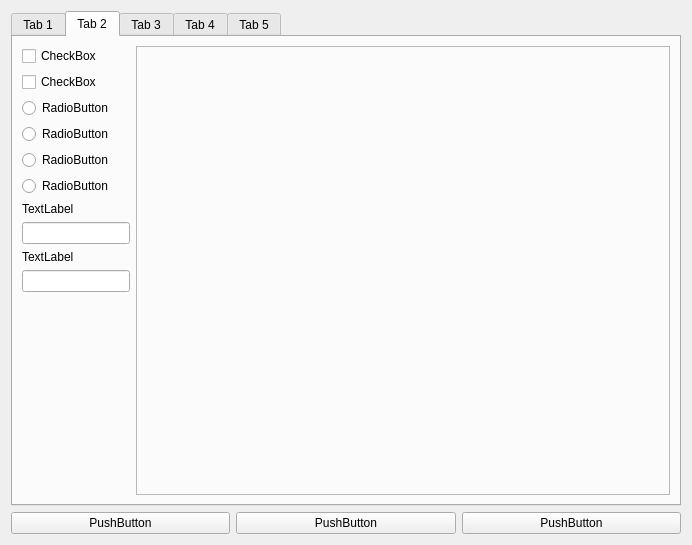
<?xml version="1.0" encoding="UTF-8"?>
<ui version="4.0">
 <class>DialogSetReference</class>
 <widget class="QDialog" name="DialogSetReference">
  <property name="geometry">
   <rect>
    <x>0</x>
    <y>0</y>
    <width>692</width>
    <height>545</height>
   </rect>
  </property>
  <property name="windowTitle">
   <string>Dialog</string>
  </property>
  <layout class="QGridLayout" name="gridLayout_2">
   <item row="2" column="0">
    <layout class="QVBoxLayout" name="verticalLayout">
     <item>
      <widget class="QTabWidget" name="tabWidget">
       <property name="minimumSize">
        <size>
         <width>0</width>
         <height>0</height>
        </size>
       </property>
       <property name="currentIndex">
        <number>1</number>
       </property>
       <widget class="QWidget" name="tabStep0">
        <attribute name="title">
         <string>Tab 1</string>
        </attribute>
        <layout class="QGridLayout" name="gridLayout_3">
         <item row="0" column="2" rowspan="2">
          <widget class="QPushButton" name="buttonFromFile">
           <property name="text">
            <string>PushButton</string>
           </property>
          </widget>
         </item>
         <item row="0" column="3">
          <widget class="QPushButton" name="buttonFromCamera">
           <property name="text">
            <string>PushButton</string>
           </property>
          </widget>
         </item>
         <item row="3" column="3">
          <widget class="QPushButton" name="buttonSavePicture">
           <property name="text">
            <string>PushButton</string>
           </property>
          </widget>
         </item>
         <item row="3" column="2">
          <layout class="QGridLayout" name="gridLayout_5">
           <item row="0" column="1">
            <widget class="QLineEdit" name="editRealSizeX">
             <property name="sizePolicy">
              <sizepolicy hsizetype="Preferred" vsizetype="Fixed">
               <horstretch>0</horstretch>
               <verstretch>0</verstretch>
              </sizepolicy>
             </property>
             <property name="alignment">
              <set>Qt::AlignRight|Qt::AlignTrailing|Qt::AlignVCenter</set>
             </property>
            </widget>
           </item>
           <item row="1" column="1">
            <widget class="QLineEdit" name="editRealSizeY">
             <property name="sizePolicy">
              <sizepolicy hsizetype="Preferred" vsizetype="Fixed">
               <horstretch>0</horstretch>
               <verstretch>0</verstretch>
              </sizepolicy>
             </property>
             <property name="alignment">
              <set>Qt::AlignRight|Qt::AlignTrailing|Qt::AlignVCenter</set>
             </property>
            </widget>
           </item>
           <item row="0" column="0">
            <widget class="QLabel" name="labelRealSizeX">
             <property name="text">
              <string>TextLabel</string>
             </property>
            </widget>
           </item>
           <item row="1" column="0">
            <widget class="QLabel" name="labelRealSizeY">
             <property name="text">
              <string>TextLabel</string>
             </property>
            </widget>
           </item>
          </layout>
         </item>
         <item row="2" column="2" colspan="2">
          <widget class="QLabel" name="sourceImagePreview">
           <property name="maximumSize">
            <size>
             <width>16777215</width>
             <height>700</height>
            </size>
           </property>
           <property name="frameShape">
            <enum>QFrame::StyledPanel</enum>
           </property>
           <property name="text">
            <string/>
           </property>
           <property name="scaledContents">
            <bool>true</bool>
           </property>
           <property name="alignment">
            <set>Qt::AlignCenter</set>
           </property>
          </widget>
         </item>
         <item row="1" column="3">
          <widget class="QPushButton" name="buttonCameraSettings">
           <property name="text">
            <string>PushButton</string>
           </property>
          </widget>
         </item>
        </layout>
       </widget>
       <widget class="QWidget" name="tabStep1">
        <attribute name="title">
         <string>Tab 2</string>
        </attribute>
        <layout class="QGridLayout" name="gridLayout_4">
         <item row="0" column="0">
          <layout class="QHBoxLayout" name="horizontalLayout_2">
           <property name="sizeConstraint">
            <enum>QLayout::SetDefaultConstraint</enum>
           </property>
           <item>
            <layout class="QVBoxLayout" name="verticalLayout_2">
             <property name="sizeConstraint">
              <enum>QLayout::SetDefaultConstraint</enum>
             </property>
             <item>
              <widget class="QCheckBox" name="checkMirrorX">
               <property name="sizePolicy">
                <sizepolicy hsizetype="Fixed" vsizetype="Fixed">
                 <horstretch>0</horstretch>
                 <verstretch>0</verstretch>
                </sizepolicy>
               </property>
               <property name="text">
                <string>CheckBox</string>
               </property>
              </widget>
             </item>
             <item>
              <widget class="QCheckBox" name="checkMirrorY">
               <property name="sizePolicy">
                <sizepolicy hsizetype="Fixed" vsizetype="Fixed">
                 <horstretch>0</horstretch>
                 <verstretch>0</verstretch>
                </sizepolicy>
               </property>
               <property name="text">
                <string>CheckBox</string>
               </property>
              </widget>
             </item>
             <item>
              <widget class="QRadioButton" name="radio0">
               <property name="sizePolicy">
                <sizepolicy hsizetype="Fixed" vsizetype="Fixed">
                 <horstretch>0</horstretch>
                 <verstretch>0</verstretch>
                </sizepolicy>
               </property>
               <property name="text">
                <string>RadioButton</string>
               </property>
              </widget>
             </item>
             <item>
              <widget class="QRadioButton" name="radio90">
               <property name="sizePolicy">
                <sizepolicy hsizetype="Fixed" vsizetype="Fixed">
                 <horstretch>0</horstretch>
                 <verstretch>0</verstretch>
                </sizepolicy>
               </property>
               <property name="text">
                <string>RadioButton</string>
               </property>
              </widget>
             </item>
             <item>
              <widget class="QRadioButton" name="radio180">
               <property name="sizePolicy">
                <sizepolicy hsizetype="Fixed" vsizetype="Fixed">
                 <horstretch>0</horstretch>
                 <verstretch>0</verstretch>
                </sizepolicy>
               </property>
               <property name="text">
                <string>RadioButton</string>
               </property>
              </widget>
             </item>
             <item>
              <widget class="QRadioButton" name="radio270">
               <property name="sizePolicy">
                <sizepolicy hsizetype="Fixed" vsizetype="Fixed">
                 <horstretch>0</horstretch>
                 <verstretch>0</verstretch>
                </sizepolicy>
               </property>
               <property name="text">
                <string>RadioButton</string>
               </property>
              </widget>
             </item>
             <item>
              <widget class="QLabel" name="labelSizeX">
               <property name="sizePolicy">
                <sizepolicy hsizetype="Fixed" vsizetype="Fixed">
                 <horstretch>0</horstretch>
                 <verstretch>0</verstretch>
                </sizepolicy>
               </property>
               <property name="text">
                <string>TextLabel</string>
               </property>
              </widget>
             </item>
             <item>
              <widget class="QLineEdit" name="editSizeX">
               <property name="sizePolicy">
                <sizepolicy hsizetype="Fixed" vsizetype="Fixed">
                 <horstretch>0</horstretch>
                 <verstretch>0</verstretch>
                </sizepolicy>
               </property>
               <property name="alignment">
                <set>Qt::AlignRight|Qt::AlignTrailing|Qt::AlignVCenter</set>
               </property>
              </widget>
             </item>
             <item>
              <widget class="QLabel" name="labelSizeY">
               <property name="sizePolicy">
                <sizepolicy hsizetype="Fixed" vsizetype="Fixed">
                 <horstretch>0</horstretch>
                 <verstretch>0</verstretch>
                </sizepolicy>
               </property>
               <property name="text">
                <string>TextLabel</string>
               </property>
              </widget>
             </item>
             <item>
              <widget class="QLineEdit" name="editSizeY">
               <property name="sizePolicy">
                <sizepolicy hsizetype="Fixed" vsizetype="Fixed">
                 <horstretch>0</horstretch>
                 <verstretch>0</verstretch>
                </sizepolicy>
               </property>
               <property name="alignment">
                <set>Qt::AlignRight|Qt::AlignTrailing|Qt::AlignVCenter</set>
               </property>
              </widget>
             </item>
             <item>
              <spacer name="verticalSpacer">
               <property name="orientation">
                <enum>Qt::Vertical</enum>
               </property>
               <property name="sizeHint" stdset="0">
                <size>
                 <width>20</width>
                 <height>40</height>
                </size>
               </property>
              </spacer>
             </item>
            </layout>
           </item>
           <item>
            <widget class="QLabel" name="fullImagePreview">
             <property name="maximumSize">
              <size>
               <width>16777215</width>
               <height>550</height>
              </size>
             </property>
             <property name="frameShape">
              <enum>QFrame::StyledPanel</enum>
             </property>
             <property name="text">
              <string/>
             </property>
             <property name="scaledContents">
              <bool>true</bool>
             </property>
            </widget>
           </item>
          </layout>
         </item>
        </layout>
       </widget>
       <widget class="QWidget" name="tabStep2">
        <attribute name="title">
         <string>Tab 3</string>
        </attribute>
        <layout class="QGridLayout" name="gridLayout">
         <item row="0" column="0">
          <layout class="QVBoxLayout" name="verticalLayout_3">
           <item>
            <layout class="QHBoxLayout" name="horizontalLayout_6">
             <item>
              <layout class="QVBoxLayout" name="verticalLayout_8">
               <item>
                <widget class="QPushButton" name="buttonSaveMask">
                 <property name="sizePolicy">
                  <sizepolicy hsizetype="Preferred" vsizetype="Preferred">
                   <horstretch>0</horstretch>
                   <verstretch>0</verstretch>
                  </sizepolicy>
                 </property>
                 <property name="text">
                  <string>PushButton</string>
                 </property>
                </widget>
               </item>
               <item>
                <widget class="QPushButton" name="buttonLoadMask">
                 <property name="sizePolicy">
                  <sizepolicy hsizetype="Preferred" vsizetype="Preferred">
                   <horstretch>0</horstretch>
                   <verstretch>0</verstretch>
                  </sizepolicy>
                 </property>
                 <property name="text">
                  <string>PushButton</string>
                 </property>
                </widget>
               </item>
              </layout>
             </item>
             <item>
              <layout class="QVBoxLayout" name="verticalLayout_5">
               <item>
                <layout class="QHBoxLayout" name="horizontalLayout_7">
                 <item>
                  <widget class="QLabel" name="labelOrigin">
                   <property name="sizePolicy">
                    <sizepolicy hsizetype="Expanding" vsizetype="Minimum">
                     <horstretch>0</horstretch>
                     <verstretch>0</verstretch>
                    </sizepolicy>
                   </property>
                   <property name="maximumSize">
                    <size>
                     <width>16777215</width>
                     <height>13</height>
                    </size>
                   </property>
                   <property name="text">
                    <string>TextLabel</string>
                   </property>
                   <property name="alignment">
                    <set>Qt::AlignCenter</set>
                   </property>
                  </widget>
                 </item>
                 <item>
                  <widget class="QLabel" name="labelMaskPosition">
                   <property name="sizePolicy">
                    <sizepolicy hsizetype="Expanding" vsizetype="Preferred">
                     <horstretch>0</horstretch>
                     <verstretch>0</verstretch>
                    </sizepolicy>
                   </property>
                   <property name="text">
                    <string>TextLabel</string>
                   </property>
                   <property name="alignment">
                    <set>Qt::AlignCenter</set>
                   </property>
                  </widget>
                 </item>
                </layout>
               </item>
               <item>
                <layout class="QHBoxLayout" name="horizontalLayout_3">
                 <item>
                  <layout class="QGridLayout" name="gridLayout_11">
                   <item row="1" column="0" rowspan="2">
                    <widget class="QSpinBox" name="spinOriginX"/>
                   </item>
                   <item row="1" column="1" rowspan="2">
                    <widget class="QSpinBox" name="spinOriginY"/>
                   </item>
                   <item row="3" column="0" colspan="2">
                    <widget class="QLabel" name="labelHelpOrigin">
                     <property name="text">
                      <string>TextLabel</string>
                     </property>
                     <property name="alignment">
                      <set>Qt::AlignCenter</set>
                     </property>
                    </widget>
                   </item>
                  </layout>
                 </item>
                 <item>
                  <layout class="QGridLayout" name="gridLayout_10">
                   <item row="1" column="0">
                    <widget class="QLabel" name="labelXMinMask">
                     <property name="sizePolicy">
                      <sizepolicy hsizetype="Preferred" vsizetype="Fixed">
                       <horstretch>0</horstretch>
                       <verstretch>0</verstretch>
                      </sizepolicy>
                     </property>
                     <property name="text">
                      <string>TextLabel</string>
                     </property>
                     <property name="alignment">
                      <set>Qt::AlignRight|Qt::AlignTrailing|Qt::AlignVCenter</set>
                     </property>
                    </widget>
                   </item>
                   <item row="1" column="1">
                    <widget class="QSpinBox" name="spinXMinMask">
                     <property name="alignment">
                      <set>Qt::AlignRight|Qt::AlignTrailing|Qt::AlignVCenter</set>
                     </property>
                     <property name="maximum">
                      <number>100000</number>
                     </property>
                    </widget>
                   </item>
                   <item row="1" column="2">
                    <widget class="QLabel" name="labelXMaxMask">
                     <property name="sizePolicy">
                      <sizepolicy hsizetype="Preferred" vsizetype="Fixed">
                       <horstretch>0</horstretch>
                       <verstretch>0</verstretch>
                      </sizepolicy>
                     </property>
                     <property name="text">
                      <string>TextLabel</string>
                     </property>
                     <property name="alignment">
                      <set>Qt::AlignRight|Qt::AlignTrailing|Qt::AlignVCenter</set>
                     </property>
                    </widget>
                   </item>
                   <item row="1" column="3">
                    <widget class="QSpinBox" name="spinXMaxMask">
                     <property name="alignment">
                      <set>Qt::AlignRight|Qt::AlignTrailing|Qt::AlignVCenter</set>
                     </property>
                     <property name="maximum">
                      <number>100000</number>
                     </property>
                    </widget>
                   </item>
                   <item row="2" column="0">
                    <widget class="QLabel" name="labelYMinMask">
                     <property name="sizePolicy">
                      <sizepolicy hsizetype="Preferred" vsizetype="Fixed">
                       <horstretch>0</horstretch>
                       <verstretch>0</verstretch>
                      </sizepolicy>
                     </property>
                     <property name="text">
                      <string>TextLabel</string>
                     </property>
                     <property name="alignment">
                      <set>Qt::AlignRight|Qt::AlignTrailing|Qt::AlignVCenter</set>
                     </property>
                    </widget>
                   </item>
                   <item row="2" column="1">
                    <widget class="QSpinBox" name="spinYMinMask">
                     <property name="alignment">
                      <set>Qt::AlignRight|Qt::AlignTrailing|Qt::AlignVCenter</set>
                     </property>
                     <property name="maximum">
                      <number>100000</number>
                     </property>
                    </widget>
                   </item>
                   <item row="2" column="2">
                    <widget class="QLabel" name="labelYMaxMask">
                     <property name="sizePolicy">
                      <sizepolicy hsizetype="Preferred" vsizetype="Fixed">
                       <horstretch>0</horstretch>
                       <verstretch>0</verstretch>
                      </sizepolicy>
                     </property>
                     <property name="text">
                      <string>TextLabel</string>
                     </property>
                     <property name="alignment">
                      <set>Qt::AlignRight|Qt::AlignTrailing|Qt::AlignVCenter</set>
                     </property>
                    </widget>
                   </item>
                   <item row="2" column="3">
                    <widget class="QSpinBox" name="spinYMaxMask">
                     <property name="alignment">
                      <set>Qt::AlignRight|Qt::AlignTrailing|Qt::AlignVCenter</set>
                     </property>
                     <property name="maximum">
                      <number>100000</number>
                     </property>
                    </widget>
                   </item>
                   <item row="3" column="0" colspan="4">
                    <widget class="QLabel" name="labelHelpMask">
                     <property name="text">
                      <string>TextLabel</string>
                     </property>
                     <property name="alignment">
                      <set>Qt::AlignCenter</set>
                     </property>
                    </widget>
                   </item>
                  </layout>
                 </item>
                </layout>
               </item>
              </layout>
             </item>
            </layout>
           </item>
           <item>
            <layout class="QHBoxLayout" name="horizontalLayout_4">
             <item>
              <widget class="QGraphicsView" name="fullImageMaskPositionPreview">
               <property name="cacheMode">
                <set>QGraphicsView::CacheBackground</set>
               </property>
              </widget>
             </item>
             <item>
              <widget class="QLabel" name="fullImageMaskPreview">
               <property name="sizePolicy">
                <sizepolicy hsizetype="Expanding" vsizetype="Expanding">
                 <horstretch>0</horstretch>
                 <verstretch>0</verstretch>
                </sizepolicy>
               </property>
               <property name="maximumSize">
                <size>
                 <width>16777215</width>
                 <height>700</height>
                </size>
               </property>
               <property name="baseSize">
                <size>
                 <width>300</width>
                 <height>300</height>
                </size>
               </property>
               <property name="frameShape">
                <enum>QFrame::StyledPanel</enum>
               </property>
               <property name="text">
                <string/>
               </property>
               <property name="scaledContents">
                <bool>true</bool>
               </property>
               <property name="alignment">
                <set>Qt::AlignCenter</set>
               </property>
              </widget>
             </item>
            </layout>
           </item>
          </layout>
         </item>
        </layout>
       </widget>
       <widget class="QWidget" name="tabStep3">
        <attribute name="title">
         <string>Tab 4</string>
        </attribute>
        <layout class="QGridLayout" name="gridLayout_6">
         <item row="0" column="0">
          <layout class="QVBoxLayout" name="verticalLayout_4">
           <item>
            <layout class="QHBoxLayout" name="horizontalLayout_10"/>
           </item>
           <item>
            <layout class="QHBoxLayout" name="horizontalLayout_8">
             <item>
              <layout class="QVBoxLayout" name="verticalLayout_9">
               <item>
                <widget class="QPushButton" name="buttonSaveMaskFourier">
                 <property name="sizePolicy">
                  <sizepolicy hsizetype="Preferred" vsizetype="Preferred">
                   <horstretch>0</horstretch>
                   <verstretch>0</verstretch>
                  </sizepolicy>
                 </property>
                 <property name="text">
                  <string>PushButton</string>
                 </property>
                </widget>
               </item>
               <item>
                <widget class="QPushButton" name="buttonLoadMaskFourier">
                 <property name="sizePolicy">
                  <sizepolicy hsizetype="Preferred" vsizetype="Preferred">
                   <horstretch>0</horstretch>
                   <verstretch>0</verstretch>
                  </sizepolicy>
                 </property>
                 <property name="text">
                  <string>PushButton</string>
                 </property>
                </widget>
               </item>
              </layout>
             </item>
             <item>
              <layout class="QVBoxLayout" name="verticalLayout_10">
               <item>
                <widget class="QLabel" name="labelMaskFourierPosition">
                 <property name="sizePolicy">
                  <sizepolicy hsizetype="Expanding" vsizetype="Preferred">
                   <horstretch>0</horstretch>
                   <verstretch>0</verstretch>
                  </sizepolicy>
                 </property>
                 <property name="text">
                  <string>TextLabel</string>
                 </property>
                 <property name="alignment">
                  <set>Qt::AlignCenter</set>
                 </property>
                </widget>
               </item>
               <item>
                <layout class="QGridLayout" name="gridLayout_8">
                 <item row="1" column="2">
                  <widget class="QLabel" name="labelXMaxFourierMask">
                   <property name="text">
                    <string>TextLabel</string>
                   </property>
                   <property name="alignment">
                    <set>Qt::AlignRight|Qt::AlignTrailing|Qt::AlignVCenter</set>
                   </property>
                  </widget>
                 </item>
                 <item row="1" column="0">
                  <widget class="QLabel" name="labelXMinFourierMask">
                   <property name="text">
                    <string>TextLabel</string>
                   </property>
                   <property name="alignment">
                    <set>Qt::AlignRight|Qt::AlignTrailing|Qt::AlignVCenter</set>
                   </property>
                  </widget>
                 </item>
                 <item row="1" column="1">
                  <widget class="QSpinBox" name="spinXMinFourierMask">
                   <property name="alignment">
                    <set>Qt::AlignRight|Qt::AlignTrailing|Qt::AlignVCenter</set>
                   </property>
                   <property name="maximum">
                    <number>100000</number>
                   </property>
                  </widget>
                 </item>
                 <item row="1" column="3">
                  <widget class="QSpinBox" name="spinXMaxFourierMask">
                   <property name="alignment">
                    <set>Qt::AlignRight|Qt::AlignTrailing|Qt::AlignVCenter</set>
                   </property>
                   <property name="maximum">
                    <number>100000</number>
                   </property>
                  </widget>
                 </item>
                 <item row="3" column="1">
                  <widget class="QSpinBox" name="spinYMinFourierMask">
                   <property name="alignment">
                    <set>Qt::AlignRight|Qt::AlignTrailing|Qt::AlignVCenter</set>
                   </property>
                   <property name="maximum">
                    <number>100000</number>
                   </property>
                  </widget>
                 </item>
                 <item row="3" column="2">
                  <widget class="QLabel" name="labelYMaxFourierMask">
                   <property name="text">
                    <string>TextLabel</string>
                   </property>
                   <property name="alignment">
                    <set>Qt::AlignRight|Qt::AlignTrailing|Qt::AlignVCenter</set>
                   </property>
                  </widget>
                 </item>
                 <item row="3" column="0">
                  <widget class="QLabel" name="labelYMinFourierMask">
                   <property name="text">
                    <string>TextLabel</string>
                   </property>
                   <property name="alignment">
                    <set>Qt::AlignRight|Qt::AlignTrailing|Qt::AlignVCenter</set>
                   </property>
                  </widget>
                 </item>
                 <item row="3" column="3">
                  <widget class="QSpinBox" name="spinYMaxFourierMask">
                   <property name="alignment">
                    <set>Qt::AlignRight|Qt::AlignTrailing|Qt::AlignVCenter</set>
                   </property>
                   <property name="maximum">
                    <number>100000</number>
                   </property>
                  </widget>
                 </item>
                </layout>
               </item>
               <item>
                <widget class="QLabel" name="labelHelpMaskFourier">
                 <property name="text">
                  <string>TextLabel</string>
                 </property>
                 <property name="alignment">
                  <set>Qt::AlignCenter</set>
                 </property>
                </widget>
               </item>
              </layout>
             </item>
            </layout>
           </item>
           <item>
            <layout class="QHBoxLayout" name="horizontalLayout_9">
             <item>
              <widget class="QGraphicsView" name="fullImageFourierMaskPositionPreview">
               <property name="sizePolicy">
                <sizepolicy hsizetype="Expanding" vsizetype="Expanding">
                 <horstretch>0</horstretch>
                 <verstretch>0</verstretch>
                </sizepolicy>
               </property>
              </widget>
             </item>
             <item>
              <layout class="QVBoxLayout" name="verticalLayout_6">
               <item>
                <widget class="QLabel" name="fullImageFourierMaskPreview">
                 <property name="sizePolicy">
                  <sizepolicy hsizetype="Expanding" vsizetype="Expanding">
                   <horstretch>0</horstretch>
                   <verstretch>0</verstretch>
                  </sizepolicy>
                 </property>
                 <property name="maximumSize">
                  <size>
                   <width>16777215</width>
                   <height>700</height>
                  </size>
                 </property>
                 <property name="baseSize">
                  <size>
                   <width>300</width>
                   <height>300</height>
                  </size>
                 </property>
                 <property name="frameShape">
                  <enum>QFrame::StyledPanel</enum>
                 </property>
                 <property name="text">
                  <string/>
                 </property>
                 <property name="scaledContents">
                  <bool>true</bool>
                 </property>
                </widget>
               </item>
               <item>
                <layout class="QGridLayout" name="gridLayout_7">
                 <item row="0" column="0">
                  <widget class="QFrame" name="frame">
                   <property name="sizePolicy">
                    <sizepolicy hsizetype="Preferred" vsizetype="Minimum">
                     <horstretch>0</horstretch>
                     <verstretch>0</verstretch>
                    </sizepolicy>
                   </property>
                   <property name="maximumSize">
                    <size>
                     <width>200</width>
                     <height>16777215</height>
                    </size>
                   </property>
                   <property name="frameShape">
                    <enum>QFrame::NoFrame</enum>
                   </property>
                   <property name="frameShadow">
                    <enum>QFrame::Raised</enum>
                   </property>
                   <layout class="QHBoxLayout" name="horizontalLayout_5">
                    <item>
                     <widget class="QLabel" name="labelGainFourierPreview">
                      <property name="sizePolicy">
                       <sizepolicy hsizetype="Minimum" vsizetype="Fixed">
                        <horstretch>0</horstretch>
                        <verstretch>0</verstretch>
                       </sizepolicy>
                      </property>
                      <property name="maximumSize">
                       <size>
                        <width>100</width>
                        <height>16777215</height>
                       </size>
                      </property>
                      <property name="text">
                       <string>TextLabel</string>
                      </property>
                      <property name="alignment">
                       <set>Qt::AlignRight|Qt::AlignTrailing|Qt::AlignVCenter</set>
                      </property>
                     </widget>
                    </item>
                    <item>
                     <widget class="QSpinBox" name="spinGainFourierPreview">
                      <property name="maximumSize">
                       <size>
                        <width>100</width>
                        <height>16777215</height>
                       </size>
                      </property>
                      <property name="alignment">
                       <set>Qt::AlignRight|Qt::AlignTrailing|Qt::AlignVCenter</set>
                      </property>
                      <property name="minimum">
                       <number>1</number>
                      </property>
                      <property name="maximum">
                       <number>100</number>
                      </property>
                      <property name="value">
                       <number>15</number>
                      </property>
                     </widget>
                    </item>
                   </layout>
                  </widget>
                 </item>
                </layout>
               </item>
              </layout>
             </item>
            </layout>
           </item>
          </layout>
         </item>
        </layout>
       </widget>
       <widget class="QWidget" name="tabStep4">
        <attribute name="title">
         <string>Tab 5</string>
        </attribute>
        <layout class="QVBoxLayout" name="verticalLayout_7">
         <item>
          <widget class="SpectrogramPlot" name="spectrogramFinalRef" native="true"/>
         </item>
        </layout>
       </widget>
      </widget>
     </item>
    </layout>
   </item>
   <item row="4" column="0" rowspan="3">
    <layout class="QHBoxLayout" name="horizontalLayout">
     <item>
      <widget class="QPushButton" name="buttonPrevious">
       <property name="text">
        <string>PushButton</string>
       </property>
      </widget>
     </item>
     <item>
      <widget class="QPushButton" name="buttonFinish">
       <property name="text">
        <string>PushButton</string>
       </property>
      </widget>
     </item>
     <item>
      <widget class="QPushButton" name="buttonNext">
       <property name="text">
        <string>PushButton</string>
       </property>
      </widget>
     </item>
    </layout>
   </item>
  </layout>
 </widget>
 <customwidgets>
  <customwidget>
   <class>SpectrogramPlot</class>
   <extends>QWidget</extends>
   <header>spectrogramplot.h</header>
  </customwidget>
 </customwidgets>
 <tabstops>
  <tabstop>buttonFromFile</tabstop>
  <tabstop>buttonFromCamera</tabstop>
  <tabstop>buttonCameraSettings</tabstop>
  <tabstop>editRealSizeX</tabstop>
  <tabstop>editRealSizeY</tabstop>
  <tabstop>buttonSavePicture</tabstop>
  <tabstop>checkMirrorX</tabstop>
  <tabstop>checkMirrorY</tabstop>
  <tabstop>radio0</tabstop>
  <tabstop>radio90</tabstop>
  <tabstop>radio180</tabstop>
  <tabstop>radio270</tabstop>
  <tabstop>editSizeX</tabstop>
  <tabstop>editSizeY</tabstop>
  <tabstop>buttonSaveMask</tabstop>
  <tabstop>buttonLoadMask</tabstop>
  <tabstop>spinOriginX</tabstop>
  <tabstop>spinOriginY</tabstop>
  <tabstop>spinXMinMask</tabstop>
  <tabstop>spinXMaxMask</tabstop>
  <tabstop>spinYMinMask</tabstop>
  <tabstop>spinYMaxMask</tabstop>
  <tabstop>fullImageMaskPositionPreview</tabstop>
  <tabstop>buttonSaveMaskFourier</tabstop>
  <tabstop>buttonLoadMaskFourier</tabstop>
  <tabstop>spinXMinFourierMask</tabstop>
  <tabstop>spinXMaxFourierMask</tabstop>
  <tabstop>spinYMinFourierMask</tabstop>
  <tabstop>spinYMaxFourierMask</tabstop>
  <tabstop>fullImageFourierMaskPositionPreview</tabstop>
  <tabstop>buttonPrevious</tabstop>
  <tabstop>buttonFinish</tabstop>
  <tabstop>buttonNext</tabstop>
  <tabstop>spinGainFourierPreview</tabstop>
  <tabstop>tabWidget</tabstop>
 </tabstops>
 <resources/>
 <connections/>
</ui>
